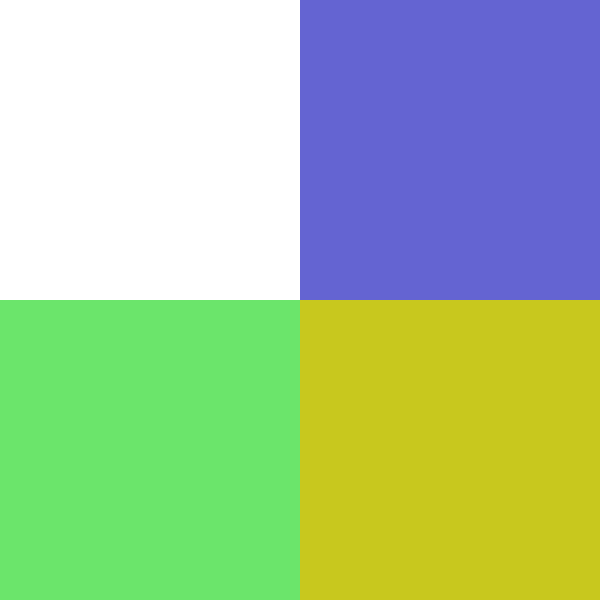
Frame 1 (no input)
Frame 60 (the mouse pressed at the canvas centre just before this capture): identical to frame 1, image omitted
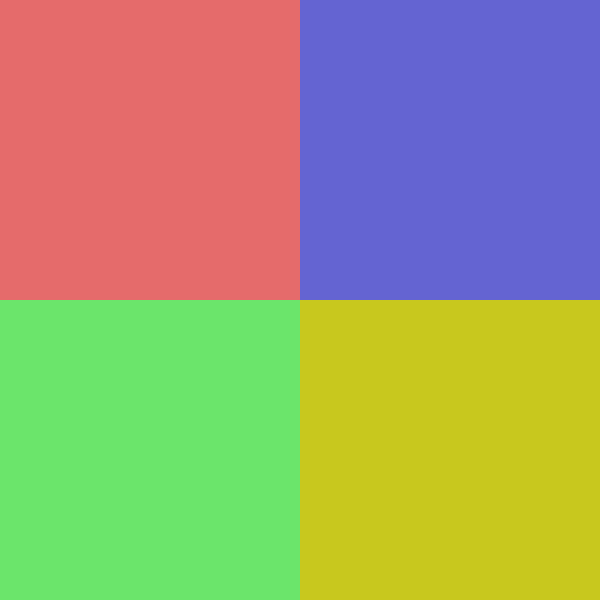
Frame 120 (the mouse held since frame 60 and released just before this capture)

The Processing sketch that drew these frames (run headless with seeded random() and noise(); from frame 60 on, the mouse is pressed at the canvas centre):

// Processing sketch: M2Q4
// ── M2Q4.pde

void setup() {
  size(600, 600);
  noStroke();
}

void draw() {
  if (mouseX < width/2 && mouseY < height/2) {
    fill(255);
  } else {
    fill(229, 107, 107);
  }
  rect(0, 0, width/2, height/2);

  if (mouseX < width/2 && mouseY > height/2) {
    fill(255);
  } else {
    fill(107, 229, 107);
  }
  rect(0, height/2, width/2, height/2);
  
    if (mouseX > width/2 && mouseY > height/2) {
    fill(255);
  } else {
    fill(100, 100, 210);
  }
  rect(width/2, height/2, width/2, 0);
  
      if (mouseX > width/2 && mouseY < height/2) {
    fill(255);
  } else {
    fill(100, 100, 210);
  }
  rect(width/2, 0, width/2, height/2);
  
    if (mouseX > width/2 && mouseY > height/2) {
    fill(255);
  } else {
    fill(200, 200, 30);
  }
  rect(width/2, height/2, width/2, height/2);
  
} 
